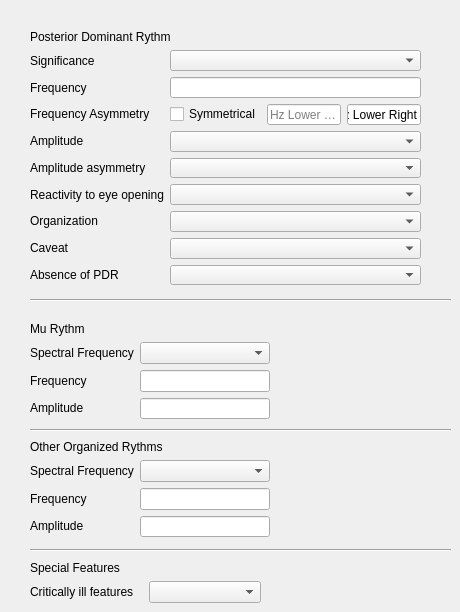
          <widget class="QWidget" name="tab_background_activity">
           <attribute name="title">
            <string>Background Activity</string>
           </attribute>
           <widget class="QWidget" name="layoutWidget_4">
            <property name="geometry">
             <rect>
              <x>30</x>
              <y>440</y>
              <width>240</width>
              <height>97</height>
             </rect>
            </property>
            <layout class="QVBoxLayout" name="verticalLayout_17">
             <item>
              <widget class="QLabel" name="label_41">
               <property name="text">
                <string>Other Organized Rythms</string>
               </property>
              </widget>
             </item>
             <item>
              <layout class="QHBoxLayout" name="horizontalLayout_8">
               <item>
                <layout class="QVBoxLayout" name="verticalLayout_18">
                 <item>
                  <widget class="QLabel" name="label_43">
                   <property name="text">
                    <string>Spectral Frequency</string>
                   </property>
                  </widget>
                 </item>
                 <item>
                  <widget class="QLabel" name="label_44">
                   <property name="text">
                    <string>Frequency</string>
                   </property>
                  </widget>
                 </item>
                 <item>
                  <widget class="QLabel" name="label_45">
                   <property name="text">
                    <string>Amplitude</string>
                   </property>
                  </widget>
                 </item>
                </layout>
               </item>
               <item>
                <layout class="QVBoxLayout" name="verticalLayout_19">
                 <item>
                  <widget class="QComboBox" name="comboBox_18"/>
                 </item>
                 <item>
                  <widget class="QLineEdit" name="lineEdit_15"/>
                 </item>
                 <item>
                  <widget class="QLineEdit" name="lineEdit_17"/>
                 </item>
                </layout>
               </item>
              </layout>
             </item>
            </layout>
           </widget>
           <widget class="QWidget" name="layoutWidget">
            <property name="geometry">
             <rect>
              <x>30</x>
              <y>322</y>
              <width>240</width>
              <height>97</height>
             </rect>
            </property>
            <layout class="QVBoxLayout" name="verticalLayout_12">
             <item>
              <widget class="QLabel" name="label_25">
               <property name="text">
                <string>Mu Rythm</string>
               </property>
              </widget>
             </item>
             <item>
              <layout class="QHBoxLayout" name="horizontalLayout_7">
               <item>
                <layout class="QVBoxLayout" name="verticalLayout_10">
                 <item>
                  <widget class="QLabel" name="label_39">
                   <property name="text">
                    <string>Spectral Frequency</string>
                   </property>
                  </widget>
                 </item>
                 <item>
                  <widget class="QLabel" name="label_42">
                   <property name="text">
                    <string>Frequency</string>
                   </property>
                  </widget>
                 </item>
                 <item>
                  <widget class="QLabel" name="label_40">
                   <property name="text">
                    <string>Amplitude</string>
                   </property>
                  </widget>
                 </item>
                </layout>
               </item>
               <item>
                <layout class="QVBoxLayout" name="verticalLayout_11">
                 <item>
                  <widget class="QComboBox" name="comboBox_17"/>
                 </item>
                 <item>
                  <widget class="QLineEdit" name="lineEdit_12"/>
                 </item>
                 <item>
                  <widget class="QLineEdit" name="lineEdit_14"/>
                 </item>
                </layout>
               </item>
              </layout>
             </item>
            </layout>
           </widget>
           <widget class="QWidget" name="layoutWidget">
            <property name="geometry">
             <rect>
              <x>30</x>
              <y>560</y>
              <width>231</width>
              <height>43</height>
             </rect>
            </property>
            <layout class="QVBoxLayout" name="verticalLayout_20">
             <item>
              <widget class="QLabel" name="label_27">
               <property name="text">
                <string>Special Features</string>
               </property>
              </widget>
             </item>
             <item>
              <layout class="QHBoxLayout" name="horizontalLayout_9">
               <item>
                <widget class="QLabel" name="label_46">
                 <property name="text">
                  <string>Critically ill features</string>
                 </property>
                </widget>
               </item>
               <item>
                <widget class="QComboBox" name="comboBox"/>
               </item>
              </layout>
             </item>
            </layout>
           </widget>
           <widget class="Line" name="line_3">
            <property name="geometry">
             <rect>
              <x>30</x>
              <y>290</y>
              <width>421</width>
              <height>20</height>
             </rect>
            </property>
            <property name="orientation">
             <enum>Qt::Horizontal</enum>
            </property>
           </widget>
           <widget class="Line" name="line_4">
            <property name="geometry">
             <rect>
              <x>30</x>
              <y>420</y>
              <width>421</width>
              <height>20</height>
             </rect>
            </property>
            <property name="orientation">
             <enum>Qt::Horizontal</enum>
            </property>
           </widget>
           <widget class="Line" name="line_5">
            <property name="geometry">
             <rect>
              <x>30</x>
              <y>540</y>
              <width>421</width>
              <height>20</height>
             </rect>
            </property>
            <property name="orientation">
             <enum>Qt::Horizontal</enum>
            </property>
           </widget>
           <widget class="QWidget" name="layoutWidget">
            <property name="geometry">
             <rect>
              <x>30</x>
              <y>30</y>
              <width>391</width>
              <height>255</height>
             </rect>
            </property>
            <layout class="QVBoxLayout" name="verticalLayout_13">
             <item>
              <widget class="QLabel" name="label">
               <property name="text">
                <string>Posterior Dominant Rythm</string>
               </property>
              </widget>
             </item>
             <item>
              <layout class="QHBoxLayout" name="horizontalLayout_24">
               <item>
                <layout class="QVBoxLayout" name="verticalLayout_6">
                 <item>
                  <widget class="QLabel" name="label_2">
                   <property name="text">
                    <string>Significance</string>
                   </property>
                  </widget>
                 </item>
                 <item>
                  <widget class="QLabel" name="label_3">
                   <property name="text">
                    <string>Frequency</string>
                   </property>
                  </widget>
                 </item>
                 <item>
                  <widget class="QLabel" name="label_4">
                   <property name="text">
                    <string>Frequency Asymmetry</string>
                   </property>
                  </widget>
                 </item>
                 <item>
                  <widget class="QLabel" name="label_5">
                   <property name="text">
                    <string>Amplitude</string>
                   </property>
                  </widget>
                 </item>
                 <item>
                  <widget class="QLabel" name="label_6">
                   <property name="text">
                    <string>Amplitude asymmetry</string>
                   </property>
                  </widget>
                 </item>
                 <item>
                  <widget class="QLabel" name="label_7">
                   <property name="text">
                    <string>Reactivity to eye opening</string>
                   </property>
                  </widget>
                 </item>
                 <item>
                  <widget class="QLabel" name="label_22">
                   <property name="text">
                    <string>Organization</string>
                   </property>
                  </widget>
                 </item>
                 <item>
                  <widget class="QLabel" name="label_23">
                   <property name="text">
                    <string>Caveat</string>
                   </property>
                  </widget>
                 </item>
                 <item>
                  <widget class="QLabel" name="label_24">
                   <property name="text">
                    <string>Absence of PDR</string>
                   </property>
                  </widget>
                 </item>
                </layout>
               </item>
               <item>
                <layout class="QVBoxLayout" name="verticalLayout_9">
                 <item>
                  <widget class="QComboBox" name="cb_pdr_significance">
                   <property name="editable">
                    <bool>false</bool>
                   </property>
                   <property name="currentText">
                    <string/>
                   </property>
                   <item>
                    <property name="text">
                     <string/>
                    </property>
                   </item>
                   <item>
                    <property name="text">
                     <string>Normal</string>
                    </property>
                   </item>
                   <item>
                    <property name="text">
                     <string>No definate abnormality</string>
                    </property>
                   </item>
                   <item>
                    <property name="text">
                     <string>Abnormal</string>
                    </property>
                   </item>
                  </widget>
                 </item>
                 <item>
                  <widget class="QLineEdit" name="le_pdr_frequency"/>
                 </item>
                 <item>
                  <layout class="QHBoxLayout" name="horizontalLayout_5">
                   <item>
                    <widget class="QCheckBox" name="ckb_pdr_symmertrical">
                     <property name="text">
                      <string>Symmetrical</string>
                     </property>
                    </widget>
                   </item>
                   <item>
                    <widget class="QLineEdit" name="le_pdr_lower_left">
                     <property name="placeholderText">
                      <string>Hz Lower Left</string>
                     </property>
                    </widget>
                   </item>
                   <item>
                    <widget class="QLineEdit" name="le_pdr_lower_right">
                     <property name="text">
                      <string>Hz Lower Right</string>
                     </property>
                    </widget>
                   </item>
                  </layout>
                 </item>
                 <item>
                  <widget class="QComboBox" name="cb_pdr_amplitude">
                   <item>
                    <property name="text">
                     <string/>
                    </property>
                   </item>
                   <item>
                    <property name="text">
                     <string>Low (&lt;20 mV)</string>
                    </property>
                   </item>
                   <item>
                    <property name="text">
                     <string>Medium (20-70 mV)</string>
                    </property>
                   </item>
                   <item>
                    <property name="text">
                     <string>High (&gt;70 mV)</string>
                    </property>
                   </item>
                  </widget>
                 </item>
                 <item>
                  <widget class="QComboBox" name="cb_pdr_amplitude_asymmetry">
                   <item>
                    <property name="text">
                     <string/>
                    </property>
                   </item>
                   <item>
                    <property name="text">
                     <string>Symmetrical</string>
                    </property>
                   </item>
                   <item>
                    <property name="text">
                     <string>Right &lt; Left</string>
                    </property>
                   </item>
                   <item>
                    <property name="text">
                     <string>Left &lt; Right</string>
                    </property>
                   </item>
                  </widget>
                 </item>
                 <item>
                  <widget class="QComboBox" name="cb_pdr_react_eye_opening">
                   <item>
                    <property name="text">
                     <string/>
                    </property>
                   </item>
                   <item>
                    <property name="text">
                     <string>Yes</string>
                    </property>
                   </item>
                   <item>
                    <property name="text">
                     <string>Reduced left side reactivity</string>
                    </property>
                   </item>
                   <item>
                    <property name="text">
                     <string>Reduced right side reactivity</string>
                    </property>
                   </item>
                   <item>
                    <property name="text">
                     <string>Reduced reactivity on both sides</string>
                    </property>
                   </item>
                  </widget>
                 </item>
                 <item>
                  <widget class="QComboBox" name="cb_pdr_organisation">
                   <item>
                    <property name="text">
                     <string/>
                    </property>
                   </item>
                   <item>
                    <property name="text">
                     <string>Normal</string>
                    </property>
                   </item>
                   <item>
                    <property name="text">
                     <string>Poorly organised</string>
                    </property>
                   </item>
                   <item>
                    <property name="text">
                     <string>Disorganised</string>
                    </property>
                   </item>
                   <item>
                    <property name="text">
                     <string>Markedly disorganised</string>
                    </property>
                   </item>
                  </widget>
                 </item>
                 <item>
                  <widget class="QComboBox" name="cb_pdr_caveat">
                   <item>
                    <property name="text">
                     <string/>
                    </property>
                   </item>
                   <item>
                    <property name="text">
                     <string>No</string>
                    </property>
                   </item>
                   <item>
                    <property name="text">
                     <string>Only open eyes during the recording</string>
                    </property>
                   </item>
                   <item>
                    <property name="text">
                     <string>Sleep-deprived</string>
                    </property>
                   </item>
                   <item>
                    <property name="text">
                     <string>Drowsy</string>
                    </property>
                   </item>
                   <item>
                    <property name="text">
                     <string>Only following hyperventillation</string>
                    </property>
                   </item>
                  </widget>
                 </item>
                 <item>
                  <widget class="QComboBox" name="cb_pdr_absense">
                   <item>
                    <property name="text">
                     <string/>
                    </property>
                   </item>
                   <item>
                    <property name="text">
                     <string>Artifacts</string>
                    </property>
                   </item>
                   <item>
                    <property name="text">
                     <string>Extreme low voltage</string>
                    </property>
                   </item>
                   <item>
                    <property name="text">
                     <string>Eye closure could not be achieved</string>
                    </property>
                   </item>
                   <item>
                    <property name="text">
                     <string>Lack of awake period</string>
                    </property>
                   </item>
                   <item>
                    <property name="text">
                     <string>Lack of compliance</string>
                    </property>
                   </item>
                   <item>
                    <property name="text">
                     <string>Other causes</string>
                    </property>
                   </item>
                  </widget>
                 </item>
                </layout>
               </item>
              </layout>
             </item>
            </layout>
           </widget>
          </widget>
